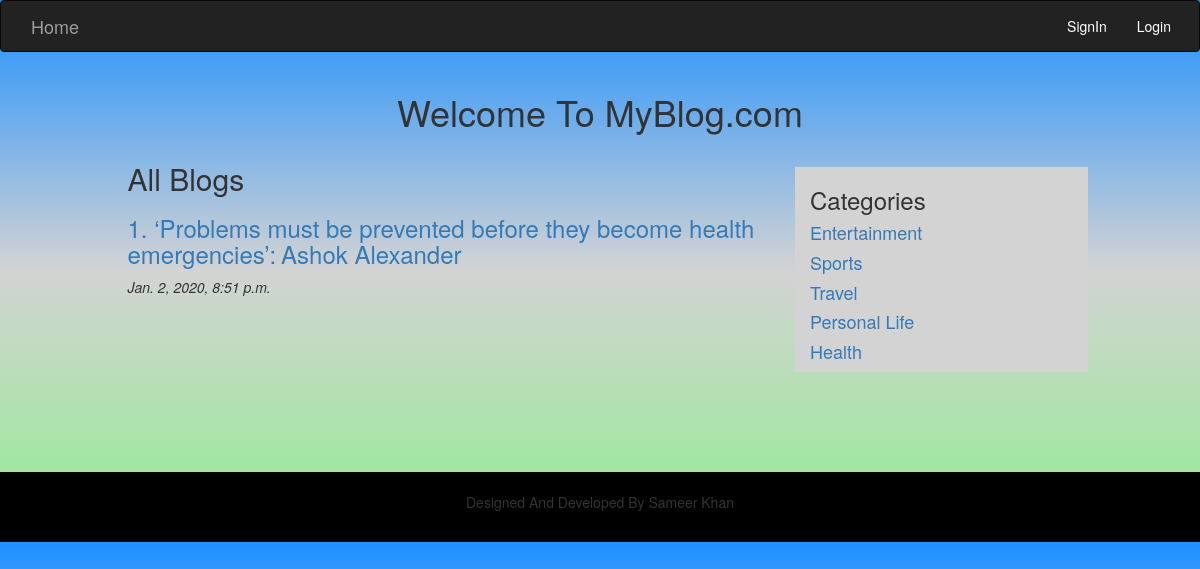
The app's page /health/ with its own data.
### blog/models.py (models this page shows)
class post(models.Model):
	POST_CHOICES = [
    ('entertainment','ENTERTAINMENT'),
    ('sports', 'SPORTS'),
    ('travel','TRAVEL'),
    ('personal_life','PERSONAL_LIFE'),
    ('health','HEALTH'),
]
	title=models.CharField(max_length=100,null=True)
	body=models.TextField(max_length=5000,null=True)
	image=models.ImageField(upload_to='post/images',null=True)
	category = models.CharField(max_length=100, choices=POST_CHOICES,default='entertainment')
	date = models.DateTimeField(auto_now_add=True, blank=True)
	user= models.CharField(max_length=100,null=True)

### blog/views.py (the view)
# urls.py: path('health/',views.health,name='health'),
def health(request):
	Post=post.objects.all()
	list=[]
	for i in Post:
		l={}
		if i.category=='health':
			l.update({'id':i.id,'title':i.title,'image':i.image,'category':i.category,'user':i.user,'date':i.date})
			list.append(l)
	return render(request,'health.html',{'ent':list})

### templates/health.html
{% extends 'base.html' %}
{% block content %}
<div class="container">
    <center><h1>Welcome To MyBlog.com</h1></center>
    <div class="row">
        <div class="col-md-1"></div>
        <div class="col-md-7">
            <h2>All Blogs</h2>
            {% for i in ent %}
            <h3><a href="{% url 'viewblog' i.id %}">{{forloop.counter}}. {{i.title}}</a></h3>
            <i>{{i.date}}</i>
            {% endfor %}
        </div>
        <div class="col-md-3" style="background-color: lightgrey; margin-top: 25px;">
            <h3>Categories</h3>
            <h4><a href="{% url 'entertainment' %}">Entertainment</a></h4>
            <h4><a href="{% url 'sports' %}">Sports</a></h4>
            <h4><a href="{% url 'travel' %}">Travel</a></h4>
            <h4><a href="{% url 'personal_life' %}">Personal Life</a></h4>
            <h4><a href="{% url 'health' %}">Health</a></h4>
        </div>
        <div class="col-md-1"></div>
    </div>
</div>
{% endblock %}

### templates/base.html (style rules this page uses)
body { background-image:linear-gradient(dodgerblue,lightgrey,lightgreen); }

### records on screen
post: title "‘Problems must be prevented before they become health emergencies’: Ashok Alexander", date "Jan. 2, 2020, 8:51 p.m."
